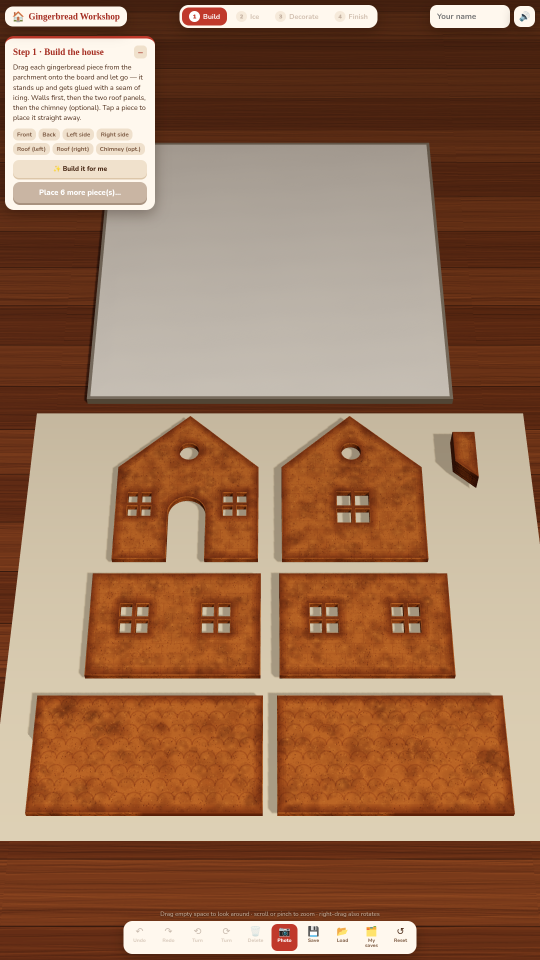
#> input picture android-app/store-listing/screenshots/01-build.png, 1080 x 1920 px, given in place of icon-source.png, which was not available (shown at 1/2 size)
$ python compose-assets.py
#> lines starting #> are read from the running program, lines starting #| are printed output that depends on the picture
#!/usr/bin/env python3
"""Compose Play listing assets and Android adaptive icons / splashes from game renders."""
from pathlib import Path
from PIL import Image, ImageDraw, ImageFilter, ImageFont, ImageChops
import os

CAP = Path('/workspace/gingerbread-android/assets/captures')
OUT = Path('/workspace/gingerbread-android/assets')
REL = Path('/workspace/gingerbread-android/release')
RES = Path('/workspace/gingerbread-android/android/app/src/main/res')
REL.mkdir(parents=True, exist_ok=True)
(OUT / 'icons').mkdir(parents=True, exist_ok=True)

CREAM = (246, 230, 210, 255)
CREAM_DEEP = (241, 214, 180, 255)
COCOA = (29, 17, 10, 255)
RED = (192, 57, 43, 255)
RED2 = (122, 42, 28, 255)
INK = (74, 42, 23, 255)

SERIF = '/usr/share/fonts/truetype/sand-box/custom/Source Serif Pro/SourceSerifPro-Black.ttf'
SERIF_BOLD = '/usr/share/fonts/truetype/sand-box/custom/Source Serif Pro/SourceSerifPro-Bold.ttf'
# fallbacks
for cand in [
    '/usr/share/fonts/truetype/sand-box/custom/Source Serif Pro/SourceSerifPro-Bold.ttf',
    '/usr/share/fonts/truetype/dejavu/DejaVuSerif-Bold.ttf',
]:
    if not Path(SERIF).exists() and Path(cand).exists():
        SERIF = cand
NUNITO = None
for p in Path('/usr/share/fonts/truetype/sand-box/google/Nunito').glob('*.ttf'):
    if 'Italic' not in p.name:
        NUNITO = str(p)
        break
if NUNITO is None:
    NUNITO = '/usr/share/fonts/truetype/dejavu/DejaVuSans-Bold.ttf'

def font(path, size):
    try:
        return ImageFont.truetype(path, size=size)
    except Exception:
        return ImageFont.truetype('/usr/share/fonts/truetype/dejavu/DejaVuSerif-Bold.ttf', size=size)

def cover(im, size):
    tw, th = size
    w, h = im.size
    scale = max(tw / w, th / h)
    nw, nh = int(w * scale), int(h * scale)
    im = im.resize((nw, nh), Image.Resampling.LANCZOS)
    x = (nw - tw) // 2
    y = (nh - th) // 2
    return im.crop((x, y, x + tw, y + th))

def contain(im, box, resample=Image.Resampling.LANCZOS):
    tw, th = box
    im = im.convert('RGBA')
    w, h = im.size
    scale = min(tw / w, th / h)
    nw, nh = max(1, int(w * scale)), max(1, int(h * scale))
    return im.resize((nw, nh), resample)

def rounded(im, radius):
    im = im.convert('RGBA')
    mask = Image.new('L', im.size, 0)
    d = ImageDraw.Draw(mask)
    d.rounded_rectangle((0, 0, im.size[0], im.size[1]), radius=radius, fill=255)
    out = im.copy()
    out.putalpha(mask)
    return out

# ---------- Icon ----------
src = Image.open(CAP / 'icon-source.png').convert('RGBA')
# Crop a tight-ish square around the house (leave a little table + lights)
w, h = src.size  # 1600x1600
#> w = 1080; h = 1920
# The house sits slightly above center with lights at top and table at bottom.
# Trim a bit of empty table at the bottom and sides so the house is larger in the icon.
crop = src.crop((80, 40, w - 80, h - 40))  # still nearly square
# Make square
side = min(crop.size)
#> side = 920
cx, cy = crop.size[0] // 2, crop.size[1] // 2 - 20
#> cx = 460; cy = 900
house_sq = crop.crop((cx - side // 2, cy - side // 2, cx - side // 2 + side, cy - side // 2 + side))

# Adaptive foreground: house in the center ~66% safe zone, transparent outside
FG = 1024
fg = Image.new('RGBA', (FG, FG), (0, 0, 0, 0))
#> fg: PIL image 1024x1024 RGBA; every value is 0
# Safe zone is 66%; use ~72% so the fence slightly reaches the mask (looks fuller) but house body is safe
safe = int(FG * 0.72)
house_fit = contain(house_sq, (safe, safe))
# Soft shadow under/behind the house
shadow = Image.new('RGBA', (FG, FG), (0, 0, 0, 0))
sd = ImageDraw.Draw(shadow)
# ellipse shadow
sw, sh = house_fit.size[0] * 0.7, int(house_fit.size[1] * 0.12)
#> sw = 515.9; sh = 88
sx = (FG - int(sw)) // 2
#> sx = 254
sy = (FG + house_fit.size[1]) // 2 - int(sh * 0.6) - 8
#> sy = 820
sd.ellipse((sx, sy, sx + int(sw), sy + int(sh)), fill=(80, 40, 20, 90))
shadow = shadow.filter(ImageFilter.GaussianBlur(24))
fx = (FG - house_fit.size[0]) // 2
#> fx = 143
fy = (FG - house_fit.size[1]) // 2 - 10  # slightly up so chimney has room
#> fy = 133
fg = Image.alpha_composite(fg, shadow)
fg.paste(house_fit, (fx, fy), house_fit)
fg_path = OUT / 'icons' / 'icon-foreground-1024.png'
fg.save(fg_path)

# Background: warm cream radial
bg = Image.new('RGBA', (FG, FG), CREAM)
bd = ImageDraw.Draw(bg)
# soft radial by pasting a blurred circle
glow = Image.new('RGBA', (FG, FG), (0, 0, 0, 0))
gd = ImageDraw.Draw(glow)
gd.ellipse((int(FG * 0.08), int(FG * 0.08), int(FG * 0.92), int(FG * 0.92)), fill=(255, 248, 238, 255))
glow = glow.filter(ImageFilter.GaussianBlur(80))
bg = Image.alpha_composite(bg, glow)
# subtle cocoa vignette
vig = Image.new('RGBA', (FG, FG), (0, 0, 0, 0))
vd = ImageDraw.Draw(vig)
vd.rectangle((0, 0, FG, FG), fill=(0, 0, 0, 0))
# ring
ring = Image.new('L', (FG, FG), 0)
#> ring: PIL image 1024x1024 L; every value is 0
rd = ImageDraw.Draw(ring)
rd.ellipse((-FG * 0.15, -FG * 0.15, FG * 1.15, FG * 1.15), fill=0)
# actually a soft edge tint
edge = Image.new('RGBA', (FG, FG), (0, 0, 0, 0))
ed = ImageDraw.Draw(edge)
ed.rectangle((0, 0, FG, FG), outline=None)
# light cocoa corners via blurred rect border
border = Image.new('RGBA', (FG, FG), (0, 0, 0, 0))
bdraw = ImageDraw.Draw(border)
bdraw.rectangle((0, 0, FG - 1, FG - 1), outline=(210, 170, 130, 80), width=80)
border = border.filter(ImageFilter.GaussianBlur(40))
bg = Image.alpha_composite(bg, border)
bg_path = OUT / 'icons' / 'icon-background-1024.png'
bg.convert('RGB').save(bg_path)

# Combined 1024 and 512 Play icon (no rounded mask — Play applies its own)
full = Image.alpha_composite(bg, fg)
full_1024 = OUT / 'icons' / 'icon-1024.png'
full.convert('RGB').save(full_1024, quality=95)
play_512 = full.resize((512, 512), Image.Resampling.LANCZOS).convert('RGB')
# Play high-res icon should be 32-bit PNG; RGB is fine, can include alpha
play_512_rgba = play_512.convert('RGBA')
play_512_path = REL / 'icon-512.png'
play_512_rgba.save(play_512_path)
full.convert('RGBA').save(REL / 'icon-1024.png')
print('icons written', full_1024, play_512_path)

# ---------- Android mipmaps ----------
# legacy + round: 48/72/96/144/192
# foreground: 108/162/216/324/432
DENSITIES = {
    'mdpi': 1,
    'hdpi': 1.5,
    'xhdpi': 2,
    'xxhdpi': 3,
    'xxxhdpi': 4,
}

def save_png(im, path):
    path.parent.mkdir(parents=True, exist_ok=True)
    im.save(path)

for name, scale in DENSITIES.items():
    legacy = int(48 * scale)
    fg_size = int(108 * scale)
    combo = full.resize((legacy, legacy), Image.Resampling.LANCZOS)
    save_png(combo.convert('RGBA'), RES / f'mipmap-{name}' / 'ic_launcher.png')
    save_png(combo.convert('RGBA'), RES / f'mipmap-{name}' / 'ic_launcher_round.png')
    fg_r = fg.resize((fg_size, fg_size), Image.Resampling.LANCZOS)
    save_png(fg_r, RES / f'mipmap-{name}' / 'ic_launcher_foreground.png')
    print(f'  mipmap-{name}: {legacy} / fg {fg_size}')
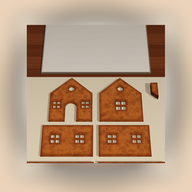
#> combo: PIL image 192x192 RGBA; mean R, G, B, A 183.7, 157, 133.3, 255
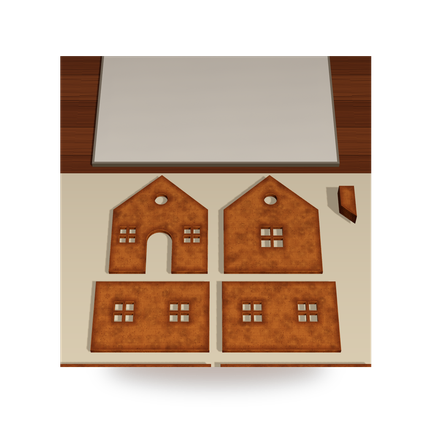
#> fg_r: PIL image 432x432 RGBA; mean R, G, B, A 89.2, 69.6, 54.4, 133.4; transparent parts drawn white

# Also a color background is already set in ic_launcher_background.xml (#F6E6D2)
# Keep adaptive xml pointing at color + foreground mipmap (already the case)

# Optional: also provide a bitmap background for anydpi if wanted — color is cleaner.

# ---------- Feature graphic 1024x500 ----------
feat_src = Image.open(CAP / 'feature-source.png').convert('RGBA')
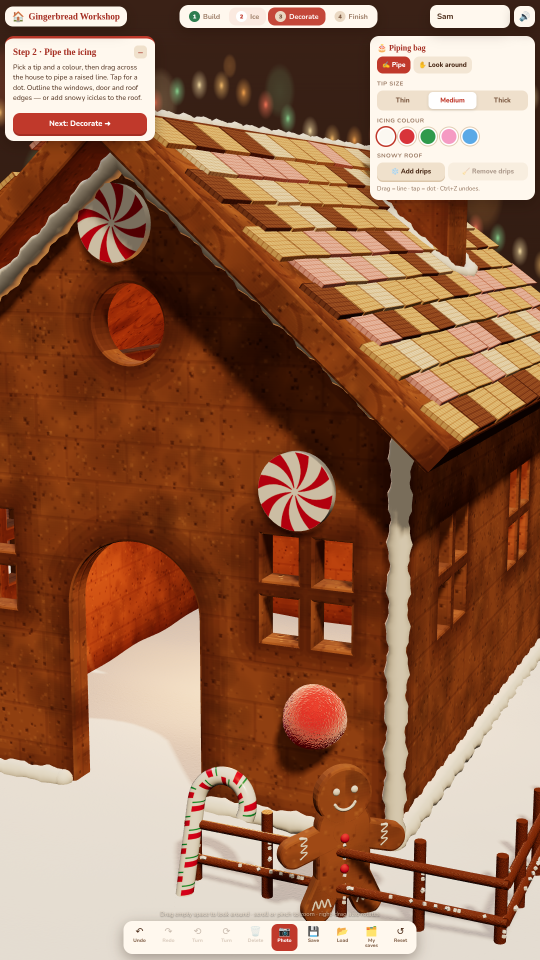
#> input picture android-app/store-listing/screenshots/02-ice.png, 1080 x 1920 px, given in place of feature-source.png, which was not available (shown at 1/2 size)
# 1920x940 already ~2.04:1; scale to slightly larger then crop 1024x500
base = cover(feat_src, (1024, 500))
# Shift composition so house is a bit to the right by covering from a left-biased crop
# cover() centers; let's do a custom crop that keeps more of the right side... actually
# the house is centered. I'll darken a left band and put title there.
feat = base.convert('RGBA')
overlay = Image.new('RGBA', (1024, 500), (0, 0, 0, 0))
#> overlay: PIL image 1024x500 RGBA; every value is 0
od = ImageDraw.Draw(overlay)
# left gradient panel
for x in range(0, 520):
    a = int(200 * (1 - x / 520) ** 1.15)
    od.line([(x, 0), (x, 500)], fill=(29, 17, 10, a))
feat = Image.alpha_composite(feat, overlay)
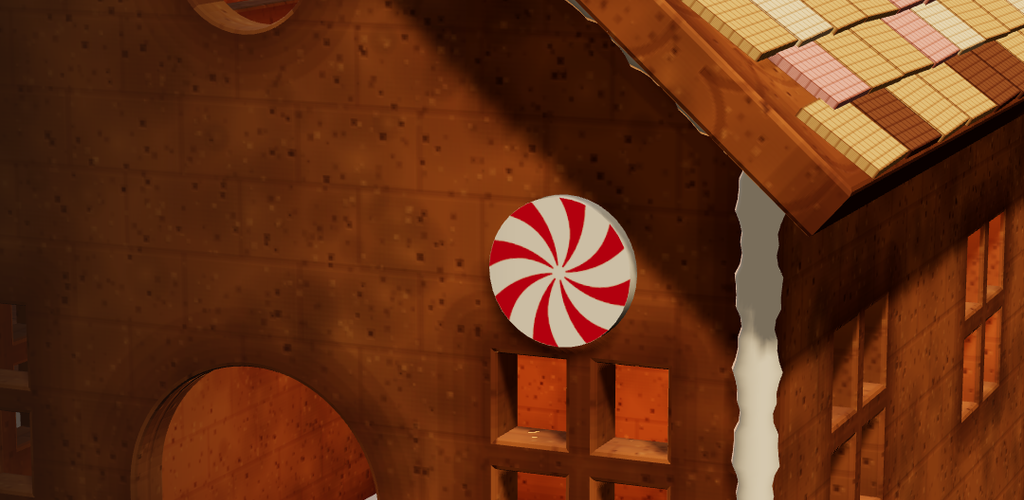
#> feat: PIL image 1024x500 RGBA; mean R, G, B, A 100.7, 49.2, 21.9, 255

draw = ImageDraw.Draw(feat)
title_font = font(SERIF, 54)
sub_font = font(NUNITO, 22)
# Word wrap title
line1, line2 = 'Gingerbread', 'House Workshop'
# shadow + text
def text(xy, s, fnt, fill):
    x, y = xy
    draw.text((x + 2, y + 2), s, font=fnt, fill=(20, 10, 6, 160))
    draw.text((x, y), s, font=fnt, fill=fill)

# measure
def tw(s, fnt):
    return draw.textbbox((0, 0), s, font=fnt)[2]

left = 48
# vertically center the text block
t1h = draw.textbbox((0, 0), line1, font=title_font)[3]
#> t1h = 63
t2h = draw.textbbox((0, 0), line2, font=title_font)[3]
#> t2h = 62
sh = draw.textbbox((0, 0), 'Build  ·  Ice  ·  Decorate', font=sub_font)[3]
#> sh = 21
block = t1h + t2h + 16 + sh + 18
#> block = 180
y = (500 - block) // 2 - 6
#> y = 154
text((left, y), line1, title_font, (255, 248, 238, 255))
text((left, y + t1h + 2), line2, title_font, (255, 248, 238, 255))
# gold underline
uy = y + t1h + t2h + 12
#> uy = 291
draw.rectangle((left, uy, left + 86, uy + 5), fill=(242, 184, 75, 255))
text((left, uy + 14), 'Build  ·  Ice  ·  Decorate', sub_font, (246, 230, 210, 230))
feat_path = REL / 'feature-graphic-1024x500.png'
feat.convert('RGB').save(feat_path)
feat.convert('RGB').save(OUT / 'icons' / 'feature-graphic-1024x500.png')
print('feature graphic', feat_path)

# ---------- Splash screens ----------
# Dark cocoa background, house contained and centered (use icon-source / house_sq)
# Portrait sizes: mdpi 320x480, hdpi 480x800, xhdpi 720x1280, xxhdpi 960x1600, xxxhdpi 1280x1920
# Landscape: swapped
# default drawable/splash.png 480x320

def make_splash(size, house=house_sq):
    W, H = size
    canvas = Image.new('RGB', (W, H), (29, 17, 10))
    # soft bokeh-ish vignette from a blurred crop of the source lights
    bgphoto = cover(src.convert('RGB'), (W, H))
    # darken it
    dim = ImageChops.multiply(bgphoto, Image.new('RGB', (W, H), (70, 50, 36)))
    dim = Image.blend(canvas, dim, 0.55)
    # house in the middle, occupying ~70% of the shorter side
    short = min(W, H)
    target = int(short * 0.78)
    hfit = contain(house, (target, target))
    # shadow
    shadow = Image.new('RGBA', (W, H), (0, 0, 0, 0))
    sdraw = ImageDraw.Draw(shadow)
    hw, hh = hfit.size
    hx, hy = (W - hw) // 2, (H - hh) // 2
    sdraw.ellipse((hx + hw * 0.15, hy + hh * 0.82, hx + hw * 0.85, hy + hh * 0.98), fill=(0, 0, 0, 110))
    shadow = shadow.filter(ImageFilter.GaussianBlur(max(6, short // 80)))
    out = dim.convert('RGBA')
    out = Image.alpha_composite(out, shadow)
    out.paste(hfit, (hx, hy), hfit)
    return out.convert('RGB')

SPLASH = {
    'drawable-port-mdpi': (320, 480),
    'drawable-port-hdpi': (480, 800),
    'drawable-port-xhdpi': (720, 1280),
    'drawable-port-xxhdpi': (960, 1600),
    'drawable-port-xxxhdpi': (1280, 1920),
    'drawable-land-mdpi': (480, 320),
    'drawable-land-hdpi': (800, 480),
    'drawable-land-xhdpi': (1280, 720),
    'drawable-land-xxhdpi': (1600, 960),
    'drawable-land-xxxhdpi': (1920, 1280),
    'drawable': (480, 320),
}
for folder, size in SPLASH.items():
    im = make_splash(size)
    dest = RES / folder / 'splash.png'
    dest.parent.mkdir(parents=True, exist_ok=True)
    im.save(dest)
    print('  splash', folder, size)
#> this loop made 11 passes
#> pass 1, in make_splash, `dim = ImageChops.multiply(bgphoto, Image.new('RGB', (W, H), (70, 50, 3..`:
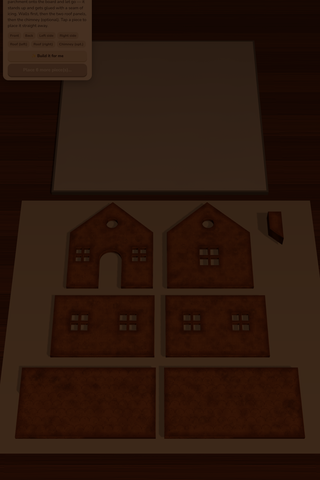
#> dim: PIL image 320x480 RGB; mean R, G, B 43.5, 23.1, 12.5
#> after the loop:
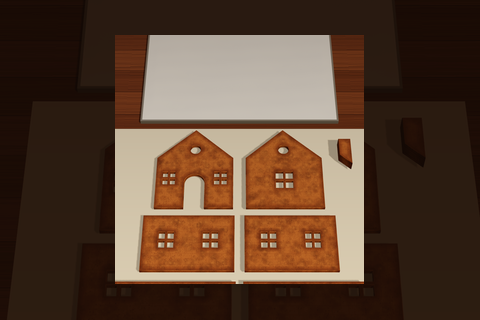
#> im: PIL image 480x320 RGB; mean R, G, B 90, 65.8, 48.9

# A large splash also in assets for reference
make_splash((1280, 1920)).save(OUT / 'icons' / 'splash-portrait.png')
#> in make_splash (call 12), `shadow = Image.new('RGBA', (W, H), (0, 0, 0, 0))`: shadow: PIL image 1280x1920 RGBA; every value is 0
#> in make_splash (call 12), `shadow = shadow.filter(ImageFilter.GaussianBlur(max(6, short // 80)))`:
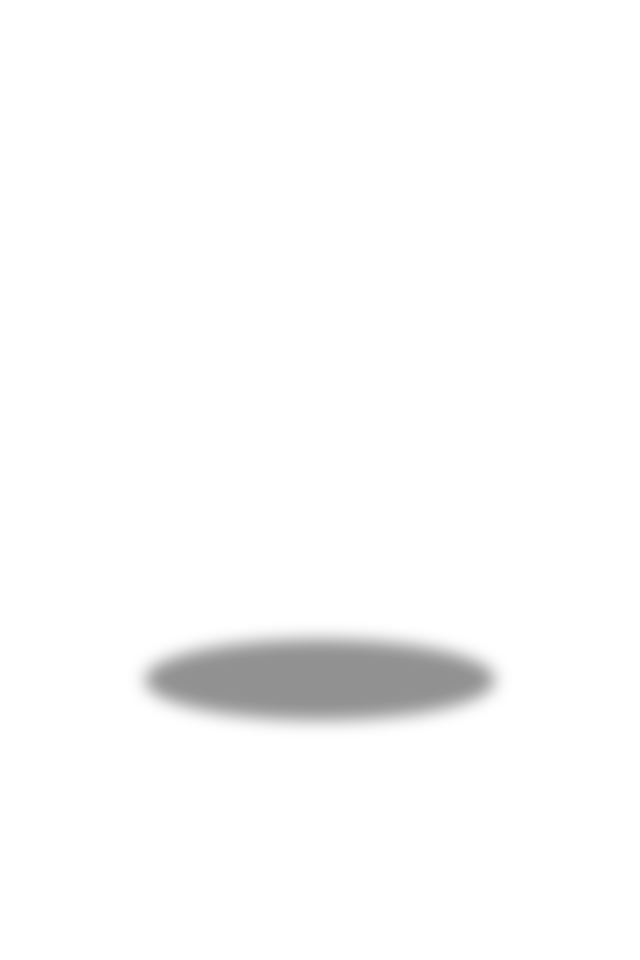
#> shadow: PIL image 1280x1920 RGBA (shown at 1/2 size); mean R, G, B, A 0, 0, 0, 4; transparent parts drawn white
make_splash((1920, 1280)).save(OUT / 'icons' / 'splash-landscape.png')

# ---------- Copy phone screenshots to release ----------
shots = REL / 'screenshots'
shots.mkdir(parents=True, exist_ok=True)
names = [
    ('phone-01-build.png', '01-build.png'),
    ('phone-02-ice.png', '02-ice.png'),
    ('phone-03-decorate.png', '03-decorate.png'),
    ('phone-04-decorate-angle.png', '04-decorate-angle.png'),
    ('phone-05-finish.png', '05-finish.png'),
]
for src_name, dest_name in names:
    im = Image.open(CAP / src_name)
    # Ensure exact 1080x1920 RGB, no alpha (Play is happiest with this)
    im = im.convert('RGB')
    if im.size != (1080, 1920):
        im = im.resize((1080, 1920), Image.Resampling.LANCZOS)
    im.save(shots / dest_name)
    print('shot', dest_name, im.size)
#| shot 01-build.png (1080, 1920)
#> (the run stopped early here; a loop or call above may not have finished)
